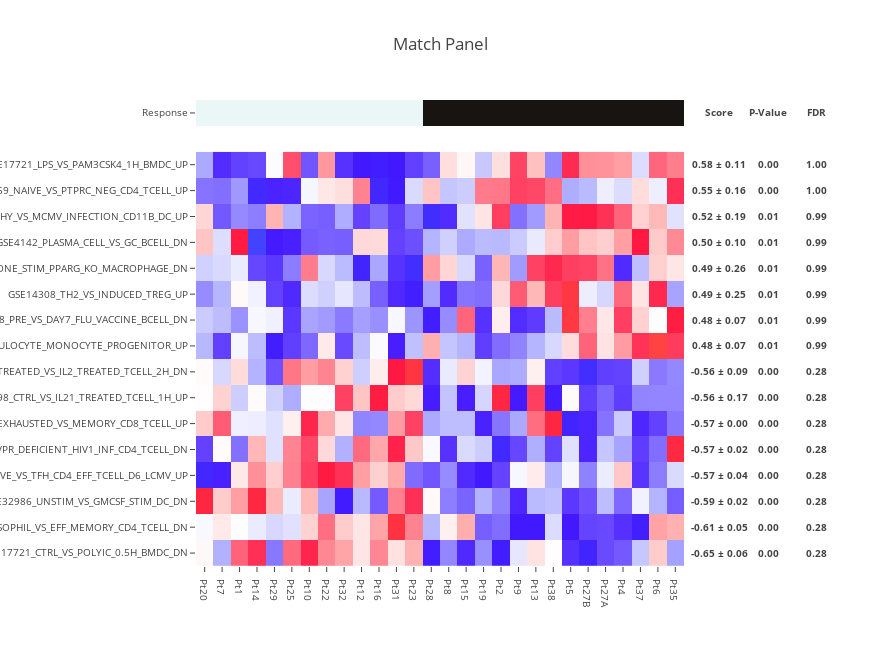

Write notebook code for a chart like this one.
### Code cell
target = pd.read_table(
    'target_0.tsv',
    index_col=0,
    squeeze=True,
)

features = pd.read_table(
    'features_0.tsv',
    index_col=0,
)

score_moe_p_value_fdr = make_match_panel(
    target,
    features,
    n_sampling=2,
    n_permutation=1,
    target_type='binary',
)

score_moe_p_value_fdr.sort_values('Score')

### Figure 1 — Plotly figure (JSON) as saved in the notebook; plotly's stock layout.template omitted (floating-point values rounded to 4 significant figures; data arrays with more than 128 entries replaced by an {"elided": "..."} marker saying what was removed)
{"data": [{"colorscale": [[0, "#ebf6f7"], [1, "#171412"]], "showscale": false, "text": [["Pt20", "Pt7", "Pt1", "Pt14", "Pt29", "Pt25", "Pt10", "Pt22", "Pt32", "Pt12", "Pt16", "Pt31", "Pt23", "Pt28", "Pt8", "Pt15", "Pt19", "Pt2", "Pt9", "Pt13", "Pt38", "Pt5", "Pt27B", "Pt27A", "Pt4", "Pt37", "Pt6", "Pt35"]], "type": "heatmap", "uid": "0fea0b4c-411d-49ed-b330-27e99c91ff14", "x": ["Pt20", "Pt7", "Pt1", "Pt14", "Pt29", "Pt25", "Pt10", "Pt22", "Pt32", "Pt12", "Pt16", "Pt31", "Pt23", "Pt28", "Pt8", "Pt15", "Pt19", "Pt2", "Pt9", "Pt13", "Pt38", "Pt5", "Pt27B", "Pt27A", "Pt4", "Pt37", "Pt6", "Pt35"], "y": ["Response"], "yaxis": "y2", "z": [[0, 0, 0, 0, 0, 0, 0, 0, 0, 0, 0, 0, 0, 1, 1, 1, 1, 1, 1, 1, 1, 1, 1, 1, 1, 1, 1, 1]]}, {"colorscale": {"elided": "256x2 mixed values"}, "showscale": false, "type": "heatmap", "uid": "2d0f6892-f600-480f-b753-d0631bd49293", "x": ["Pt20", "Pt7", "Pt1", "Pt14", "Pt29", "Pt25", "Pt10", "Pt22", "Pt32", "Pt12", "Pt16", "Pt31", "Pt23", "Pt28", "Pt8", "Pt15", "Pt19", "Pt2", "Pt9", "Pt13", "Pt38", "Pt5", "Pt27B", "Pt27A", "Pt4", "Pt37", "Pt6", "Pt35"], "y": ["GSE17721_CTRL_VS_POLYIC_0.5H_BMDC_DN", "GSE3982_BASOPHIL_VS_EFF_MEMORY_CD4_TCELL_DN", "GSE32986_UNSTIM_VS_GMCSF_STIM_DC_DN", "GSE43863_NAIVE_VS_TFH_CD4_EFF_TCELL_D6_LCMV_UP", "GSE12963_ENV_NEF_VS_ENV_NEF_AND_VPR_DEFICIENT_HIV1_INF_CD4_TCELL_DN", "GSE9650_EXHAUSTED_VS_MEMORY_CD8_TCELL_UP", "GSE19198_CTRL_VS_IL21_TREATED_TCELL_1H_UP", "GSE36888_UNTREATED_VS_IL2_TREATED_TCELL_2H_DN", "GSE15330_HSC_VS_GRANULOCYTE_MONOCYTE_PROGENITOR_UP", "GSE29618_PRE_VS_DAY7_FLU_VACCINE_BCELL_DN", "GSE14308_TH2_VS_INDUCED_TREG_UP", "GSE25123_CTRL_VS_IL4_AND_ROSIGLITAZONE_STIM_PPARG_KO_MACROPHAGE_DN", "GSE4142_PLASMA_CELL_VS_GC_BCELL_DN", "GSE45365_HEALTHY_VS_MCMV_INFECTION_CD11B_DC_UP", "GSE15659_NAIVE_VS_PTPRC_NEG_CD4_TCELL_UP", "GSE17721_LPS_VS_PAM3CSK4_1H_BMDC_UP"], "yaxis": "y", "z": {"elided": "16x28 float values"}, "zmax": 3.096, "zmin": -2.635}], "layout": {"annotations": [{"font": {"size": 9.6}, "showarrow": false, "text": "<b>Score</b>", "width": 64, "x": 1.002, "xanchor": "left", "xref": "paper", "y": 0.9722, "yanchor": "middle", "yref": "paper"}, {"font": {"size": 9.6}, "showarrow": false, "text": "<b>0.58 ± 0.11</b>", "width": 64, "x": 1.002, "xanchor": "left", "xref": "paper", "y": 0.8611, "yanchor": "middle", "yref": "paper"}, {"font": {"size": 9.6}, "showarrow": false, "text": "<b>0.55 ± 0.16</b>", "width": 64, "x": 1.002, "xanchor": "left", "xref": "paper", "y": 0.8056, "yanchor": "middle", "yref": "paper"}, {"font": {"size": 9.6}, "showarrow": false, "text": "<b>0.52 ± 0.19</b>", "width": 64, "x": 1.002, "xanchor": "left", "xref": "paper", "y": 0.75, "yanchor": "middle", "yref": "paper"}, {"font": {"size": 9.6}, "showarrow": false, "text": "<b>0.50 ± 0.10</b>", "width": 64, "x": 1.002, "xanchor": "left", "xref": "paper", "y": 0.6944, "yanchor": "middle", "yref": "paper"}, {"font": {"size": 9.6}, "showarrow": false, "text": "<b>0.49 ± 0.26</b>", "width": 64, "x": 1.002, "xanchor": "left", "xref": "paper", "y": 0.6389, "yanchor": "middle", "yref": "paper"}, {"font": {"size": 9.6}, "showarrow": false, "text": "<b>0.49 ± 0.25</b>", "width": 64, "x": 1.002, "xanchor": "left", "xref": "paper", "y": 0.5833, "yanchor": "middle", "yref": "paper"}, {"font": {"size": 9.6}, "showarrow": false, "text": "<b>0.48 ± 0.07</b>", "width": 64, "x": 1.002, "xanchor": "left", "xref": "paper", "y": 0.5278, "yanchor": "middle", "yref": "paper"}, {"font": {"size": 9.6}, "showarrow": false, "text": "<b>0.48 ± 0.07</b>", "width": 64, "x": 1.002, "xanchor": "left", "xref": "paper", "y": 0.4722, "yanchor": "middle", "yref": "paper"}, {"font": {"size": 9.6}, "showarrow": false, "text": "<b>-0.56 ± 0.09</b>", "width": 64, "x": 1.002, "xanchor": "left", "xref": "paper", "y": 0.4167, "yanchor": "middle", "yref": "paper"}, {"font": {"size": 9.6}, "showarrow": false, "text": "<b>-0.56 ± 0.17</b>", "width": 64, "x": 1.002, "xanchor": "left", "xref": "paper", "y": 0.3611, "yanchor": "middle", "yref": "paper"}, {"font": {"size": 9.6}, "showarrow": false, "text": "<b>-0.57 ± 0.00</b>", "width": 64, "x": 1.002, "xanchor": "left", "xref": "paper", "y": 0.3056, "yanchor": "middle", "yref": "paper"}, {"font": {"size": 9.6}, "showarrow": false, "text": "<b>-0.57 ± 0.02</b>", "width": 64, "x": 1.002, "xanchor": "left", "xref": "paper", "y": 0.25, "yanchor": "middle", "yref": "paper"}, {"font": {"size": 9.6}, "showarrow": false, "text": "<b>-0.57 ± 0.04</b>", "width": 64, "x": 1.002, "xanchor": "left", "xref": "paper", "y": 0.1944, "yanchor": "middle", "yref": "paper"}, {"font": {"size": 9.6}, "showarrow": false, "text": "<b>-0.59 ± 0.02</b>", "width": 64, "x": 1.002, "xanchor": "left", "xref": "paper", "y": 0.1389, "yanchor": "middle", "yref": "paper"}, {"font": {"size": 9.6}, "showarrow": false, "text": "<b>-0.61 ± 0.05</b>", "width": 64, "x": 1.002, "xanchor": "left", "xref": "paper", "y": 0.08333, "yanchor": "middle", "yref": "paper"}, {"font": {"size": 9.6}, "showarrow": false, "text": "<b>-0.65 ± 0.06</b>", "width": 64, "x": 1.002, "xanchor": "left", "xref": "paper", "y": 0.02778, "yanchor": "middle", "yref": "paper"}, {"font": {"size": 9.6}, "showarrow": false, "text": "<b>P-Value</b>", "width": 64, "x": 1.102, "xanchor": "left", "xref": "paper", "y": 0.9722, "yanchor": "middle", "yref": "paper"}, {"font": {"size": 9.6}, "showarrow": false, "text": "<b>0.00</b>", "width": 64, "x": 1.102, "xanchor": "left", "xref": "paper", "y": 0.8611, "yanchor": "middle", "yref": "paper"}, {"font": {"size": 9.6}, "showarrow": false, "text": "<b>0.00</b>", "width": 64, "x": 1.102, "xanchor": "left", "xref": "paper", "y": 0.8056, "yanchor": "middle", "yref": "paper"}, {"font": {"size": 9.6}, "showarrow": false, "text": "<b>0.01</b>", "width": 64, "x": 1.102, "xanchor": "left", "xref": "paper", "y": 0.75, "yanchor": "middle", "yref": "paper"}, {"font": {"size": 9.6}, "showarrow": false, "text": "<b>0.01</b>", "width": 64, "x": 1.102, "xanchor": "left", "xref": "paper", "y": 0.6944, "yanchor": "middle", "yref": "paper"}, {"font": {"size": 9.6}, "showarrow": false, "text": "<b>0.01</b>", "width": 64, "x": 1.102, "xanchor": "left", "xref": "paper", "y": 0.6389, "yanchor": "middle", "yref": "paper"}, {"font": {"size": 9.6}, "showarrow": false, "text": "<b>0.01</b>", "width": 64, "x": 1.102, "xanchor": "left", "xref": "paper", "y": 0.5833, "yanchor": "middle", "yref": "paper"}, {"font": {"size": 9.6}, "showarrow": false, "text": "<b>0.01</b>", "width": 64, "x": 1.102, "xanchor": "left", "xref": "paper", "y": 0.5278, "yanchor": "middle", "yref": "paper"}, {"font": {"size": 9.6}, "showarrow": false, "text": "<b>0.01</b>", "width": 64, "x": 1.102, "xanchor": "left", "xref": "paper", "y": 0.4722, "yanchor": "middle", "yref": "paper"}, {"font": {"size": 9.6}, "showarrow": false, "text": "<b>0.00</b>", "width": 64, "x": 1.102, "xanchor": "left", "xref": "paper", "y": 0.4167, "yanchor": "middle", "yref": "paper"}, {"font": {"size": 9.6}, "showarrow": false, "text": "<b>0.00</b>", "width": 64, "x": 1.102, "xanchor": "left", "xref": "paper", "y": 0.3611, "yanchor": "middle", "yref": "paper"}, {"font": {"size": 9.6}, "showarrow": false, "text": "<b>0.00</b>", "width": 64, "x": 1.102, "xanchor": "left", "xref": "paper", "y": 0.3056, "yanchor": "middle", "yref": "paper"}, {"font": {"size": 9.6}, "showarrow": false, "text": "<b>0.00</b>", "width": 64, "x": 1.102, "xanchor": "left", "xref": "paper", "y": 0.25, "yanchor": "middle", "yref": "paper"}, {"font": {"size": 9.6}, "showarrow": false, "text": "<b>0.00</b>", "width": 64, "x": 1.102, "xanchor": "left", "xref": "paper", "y": 0.1944, "yanchor": "middle", "yref": "paper"}, {"font": {"size": 9.6}, "showarrow": false, "text": "<b>0.00</b>", "width": 64, "x": 1.102, "xanchor": "left", "xref": "paper", "y": 0.1389, "yanchor": "middle", "yref": "paper"}, {"font": {"size": 9.6}, "showarrow": false, "text": "<b>0.00</b>", "width": 64, "x": 1.102, "xanchor": "left", "xref": "paper", "y": 0.08333, "yanchor": "middle", "yref": "paper"}, {"font": {"size": 9.6}, "showarrow": false, "text": "<b>0.00</b>", "width": 64, "x": 1.102, "xanchor": "left", "xref": "paper", "y": 0.02778, "yanchor": "middle", "yref": "paper"}, {"font": {"size": 9.6}, "showarrow": false, "text": "<b>FDR</b>", "width": 64, "x": 1.202, "xanchor": "left", "xref": "paper", "y": 0.9722, "yanchor": "middle", "yref": "paper"}, {"font": {"size": 9.6}, "showarrow": false, "text": "<b>1.00</b>", "width": 64, "x": 1.202, "xanchor": "left", "xref": "paper", "y": 0.8611, "yanchor": "middle", "yref": "paper"}, {"font": {"size": 9.6}, "showarrow": false, "text": "<b>1.00</b>", "width": 64, "x": 1.202, "xanchor": "left", "xref": "paper", "y": 0.8056, "yanchor": "middle", "yref": "paper"}, {"font": {"size": 9.6}, "showarrow": false, "text": "<b>0.99</b>", "width": 64, "x": 1.202, "xanchor": "left", "xref": "paper", "y": 0.75, "yanchor": "middle", "yref": "paper"}, {"font": {"size": 9.6}, "showarrow": false, "text": "<b>0.99</b>", "width": 64, "x": 1.202, "xanchor": "left", "xref": "paper", "y": 0.6944, "yanchor": "middle", "yref": "paper"}, {"font": {"size": 9.6}, "showarrow": false, "text": "<b>0.99</b>", "width": 64, "x": 1.202, "xanchor": "left", "xref": "paper", "y": 0.6389, "yanchor": "middle", "yref": "paper"}, {"font": {"size": 9.6}, "showarrow": false, "text": "<b>0.99</b>", "width": 64, "x": 1.202, "xanchor": "left", "xref": "paper", "y": 0.5833, "yanchor": "middle", "yref": "paper"}, {"font": {"size": 9.6}, "showarrow": false, "text": "<b>0.99</b>", "width": 64, "x": 1.202, "xanchor": "left", "xref": "paper", "y": 0.5278, "yanchor": "middle", "yref": "paper"}, {"font": {"size": 9.6}, "showarrow": false, "text": "<b>0.99</b>", "width": 64, "x": 1.202, "xanchor": "left", "xref": "paper", "y": 0.4722, "yanchor": "middle", "yref": "paper"}, {"font": {"size": 9.6}, "showarrow": false, "text": "<b>0.28</b>", "width": 64, "x": 1.202, "xanchor": "left", "xref": "paper", "y": 0.4167, "yanchor": "middle", "yref": "paper"}, {"font": {"size": 9.6}, "showarrow": false, "text": "<b>0.28</b>", "width": 64, "x": 1.202, "xanchor": "left", "xref": "paper", "y": 0.3611, "yanchor": "middle", "yref": "paper"}, {"font": {"size": 9.6}, "showarrow": false, "text": "<b>0.28</b>", "width": 64, "x": 1.202, "xanchor": "left", "xref": "paper", "y": 0.3056, "yanchor": "middle", "yref": "paper"}, {"font": {"size": 9.6}, "showarrow": false, "text": "<b>0.28</b>", "width": 64, "x": 1.202, "xanchor": "left", "xref": "paper", "y": 0.25, "yanchor": "middle", "yref": "paper"}, {"font": {"size": 9.6}, "showarrow": false, "text": "<b>0.28</b>", "width": 64, "x": 1.202, "xanchor": "left", "xref": "paper", "y": 0.1944, "yanchor": "middle", "yref": "paper"}, {"font": {"size": 9.6}, "showarrow": false, "text": "<b>0.28</b>", "width": 64, "x": 1.202, "xanchor": "left", "xref": "paper", "y": 0.1389, "yanchor": "middle", "yref": "paper"}, {"font": {"size": 9.6}, "showarrow": false, "text": "<b>0.28</b>", "width": 64, "x": 1.202, "xanchor": "left", "xref": "paper", "y": 0.08333, "yanchor": "middle", "yref": "paper"}, {"font": {"size": 9.6}, "showarrow": false, "text": "<b>0.28</b>", "width": 64, "x": 1.202, "xanchor": "left", "xref": "paper", "y": 0.02778, "yanchor": "middle", "yref": "paper"}], "height": 646.2, "margin": {"l": 196, "r": 196}, "title": "Match Panel", "width": 880, "xaxis": {"anchor": "y", "tickfont": {"size": 9.6}}, "yaxis": {"domain": [0, 0.8889], "dtick": 1, "tickfont": {"size": 9.6}}, "yaxis2": {"domain": [0.9444, 1], "tickfont": {"size": 9.6}}}}
